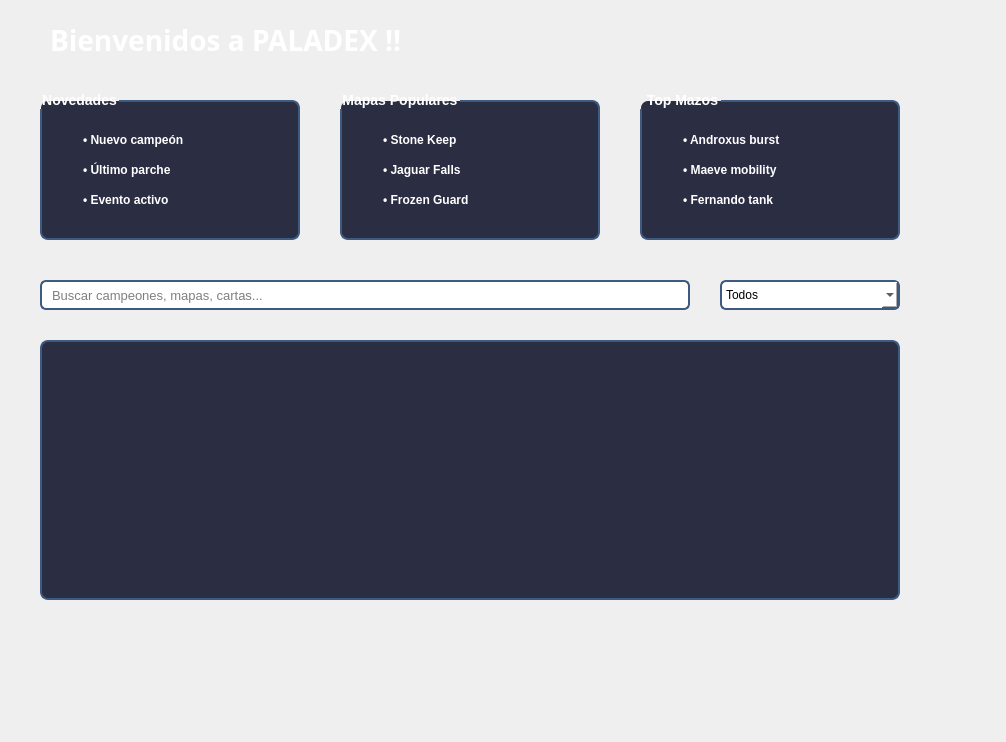
<?xml version="1.0" encoding="UTF-8"?>
<ui version="4.0">
 <class>MainWindow</class>
 <widget class="QMainWindow" name="MainWindow">
  <property name="geometry">
   <rect>
    <x>0</x>
    <y>0</y>
    <width>1006</width>
    <height>742</height>
   </rect>
  </property>
  <property name="windowTitle">
   <string>MainWindow</string>
  </property>
  <widget class="QWidget" name="centralwidget">
   <widget class="QWidget" name="widget" native="true">
    <property name="geometry">
     <rect>
      <x>0</x>
      <y>0</y>
      <width>1011</width>
      <height>781</height>
     </rect>
    </property>
    <widget class="QLabel" name="Titulo">
     <property name="geometry">
      <rect>
       <x>50</x>
       <y>20</y>
       <width>450</width>
       <height>40</height>
      </rect>
     </property>
     <property name="font">
      <font>
       <family>Gadugi</family>
       <pointsize>-1</pointsize>
       <weight>75</weight>
       <bold>true</bold>
      </font>
     </property>
     <property name="styleSheet">
      <string notr="true">  color: white;
    font-size: 28px;
    font-weight: bold;</string>
     </property>
     <property name="text">
      <string>Bienvenidos a PALADEX !!</string>
     </property>
    </widget>
    <widget class="QGroupBox" name="Novedades">
     <property name="geometry">
      <rect>
       <x>40</x>
       <y>90</y>
       <width>260</width>
       <height>150</height>
      </rect>
     </property>
     <property name="styleSheet">
      <string notr="true">    color: white;
    font-size: 14px;
    font-weight: bold;

    border: 2px solid #3d5a80;
    border-radius: 8px;

    margin-top: 10px;

    background-color: #2b2d42;</string>
     </property>
     <property name="title">
      <string>Novedades</string>
     </property>
     <widget class="QLabel" name="label">
      <property name="geometry">
       <rect>
        <x>40</x>
        <y>30</y>
        <width>150</width>
        <height>30</height>
       </rect>
      </property>
      <property name="styleSheet">
       <string notr="true">QLabel {
    border: none;
    background: transparent;
    color: white;
    font-size: 12px;
}</string>
      </property>
      <property name="text">
       <string>• Nuevo campeón</string>
      </property>
     </widget>
     <widget class="QLabel" name="label_3">
      <property name="geometry">
       <rect>
        <x>40</x>
        <y>90</y>
        <width>150</width>
        <height>30</height>
       </rect>
      </property>
      <property name="styleSheet">
       <string notr="true">QLabel {
    border: none;
    background: transparent;
    color: white;
    font-size: 12px;
}</string>
      </property>
      <property name="text">
       <string>• Evento activo</string>
      </property>
     </widget>
     <widget class="QLabel" name="label_2">
      <property name="geometry">
       <rect>
        <x>40</x>
        <y>60</y>
        <width>150</width>
        <height>30</height>
       </rect>
      </property>
      <property name="styleSheet">
       <string notr="true">QLabel {
    border: none;
    background: transparent;
    color: white;
    font-size: 12px;
}</string>
      </property>
      <property name="text">
       <string>• Último parche</string>
      </property>
     </widget>
    </widget>
    <widget class="QGroupBox" name="MapasPopulares">
     <property name="geometry">
      <rect>
       <x>340</x>
       <y>90</y>
       <width>260</width>
       <height>150</height>
      </rect>
     </property>
     <property name="styleSheet">
      <string notr="true">    color: white;
    font-size: 14px;
    font-weight: bold;

    border: 2px solid #3d5a80;
    border-radius: 8px;

    margin-top: 10px;

    background-color: #2b2d42;</string>
     </property>
     <property name="title">
      <string>Mapas Populares</string>
     </property>
     <widget class="QLabel" name="label_4">
      <property name="geometry">
       <rect>
        <x>40</x>
        <y>60</y>
        <width>150</width>
        <height>30</height>
       </rect>
      </property>
      <property name="styleSheet">
       <string notr="true">QLabel {
    border: none;
    background: transparent;
    color: white;
    font-size: 12px;
}</string>
      </property>
      <property name="text">
       <string>• Jaguar Falls</string>
      </property>
     </widget>
     <widget class="QLabel" name="label_5">
      <property name="geometry">
       <rect>
        <x>40</x>
        <y>30</y>
        <width>150</width>
        <height>30</height>
       </rect>
      </property>
      <property name="styleSheet">
       <string notr="true">QLabel {
    border: none;
    background: transparent;
    color: white;
    font-size: 12px;
}</string>
      </property>
      <property name="text">
       <string>• Stone Keep</string>
      </property>
     </widget>
     <widget class="QLabel" name="label_6">
      <property name="geometry">
       <rect>
        <x>40</x>
        <y>90</y>
        <width>150</width>
        <height>30</height>
       </rect>
      </property>
      <property name="styleSheet">
       <string notr="true">QLabel {
    border: none;
    background: transparent;
    color: white;
    font-size: 12px;
}</string>
      </property>
      <property name="text">
       <string>• Frozen Guard</string>
      </property>
     </widget>
    </widget>
    <widget class="QGroupBox" name="TopMazos">
     <property name="geometry">
      <rect>
       <x>640</x>
       <y>90</y>
       <width>260</width>
       <height>150</height>
      </rect>
     </property>
     <property name="styleSheet">
      <string notr="true">    color: white;
    font-size: 14px;
    font-weight: bold;

    border: 2px solid #3d5a80;
    border-radius: 8px;

    margin-top: 10px;

    background-color: #2b2d42;</string>
     </property>
     <property name="title">
      <string> Top Mazos</string>
     </property>
     <widget class="QLabel" name="label_7">
      <property name="geometry">
       <rect>
        <x>40</x>
        <y>60</y>
        <width>150</width>
        <height>30</height>
       </rect>
      </property>
      <property name="styleSheet">
       <string notr="true">QLabel {
    border: none;
    background: transparent;
    color: white;
    font-size: 12px;
}</string>
      </property>
      <property name="text">
       <string>• Maeve mobility</string>
      </property>
     </widget>
     <widget class="QLabel" name="label_8">
      <property name="geometry">
       <rect>
        <x>40</x>
        <y>90</y>
        <width>150</width>
        <height>30</height>
       </rect>
      </property>
      <property name="styleSheet">
       <string notr="true">QLabel {
    border: none;
    background: transparent;
    color: white;
    font-size: 12px;
}</string>
      </property>
      <property name="text">
       <string>• Fernando tank</string>
      </property>
     </widget>
     <widget class="QLabel" name="label_9">
      <property name="geometry">
       <rect>
        <x>40</x>
        <y>30</y>
        <width>150</width>
        <height>30</height>
       </rect>
      </property>
      <property name="styleSheet">
       <string notr="true">QLabel {
    border: none;
    background: transparent;
    color: white;
    font-size: 12px;
}</string>
      </property>
      <property name="text">
       <string>• Androxus burst</string>
      </property>
     </widget>
    </widget>
    <widget class="QLineEdit" name="BarraBusqueda_2">
     <property name="geometry">
      <rect>
       <x>40</x>
       <y>280</y>
       <width>650</width>
       <height>30</height>
      </rect>
     </property>
     <property name="styleSheet">
      <string notr="true">    background-color: #ffffff;
    border: 2px solid #3d5a80;
    border-radius: 6px;
    padding-left: 8px;
    font-size: 13px;</string>
     </property>
     <property name="placeholderText">
      <string>Buscar campeones, mapas, cartas...</string>
     </property>
    </widget>
    <widget class="QComboBox" name="FiltrosBusqueda">
     <property name="geometry">
      <rect>
       <x>720</x>
       <y>280</y>
       <width>180</width>
       <height>30</height>
      </rect>
     </property>
     <property name="styleSheet">
      <string notr="true">    background-color: white;
    border: 2px solid #3d5a80;
    border-radius: 6px;
    padding: 4px;</string>
     </property>
     <item>
      <property name="text">
       <string>Todos</string>
      </property>
     </item>
     <item>
      <property name="text">
       <string>Campeones</string>
      </property>
     </item>
     <item>
      <property name="text">
       <string>Cartas</string>
      </property>
     </item>
     <item>
      <property name="text">
       <string>Mazos</string>
      </property>
     </item>
     <item>
      <property name="text">
       <string>Mapas</string>
      </property>
     </item>
    </widget>
    <widget class="QListWidget" name="Resultados">
     <property name="geometry">
      <rect>
       <x>40</x>
       <y>340</y>
       <width>860</width>
       <height>260</height>
      </rect>
     </property>
     <property name="styleSheet">
      <string notr="true">QListWidget {
    background-color: #2b2d42;
    color: white;

    border: 2px solid #3d5a80;
    border-radius: 8px;

    font-size: 13px;
}

QListWidget::item {
    padding: 8px;
    border-bottom: 1px solid #3d5a80;
}

QListWidget::item:selected {
    background-color: #3d5a80;
    color: white;
}</string>
     </property>
    </widget>
    <widget class="QLabel" name="Fondo">
     <property name="geometry">
      <rect>
       <x>-16</x>
       <y>-35</y>
       <width>1041</width>
       <height>801</height>
      </rect>
     </property>
     <property name="styleSheet">
      <string notr="true">background: qlineargradient(
    x1: 0, y1: 0,
    x2: 1, y2: 1,
    stop: 0 #5EC9E0,
    stop: 1 #07484F
);</string>
     </property>
     <property name="text">
      <string/>
     </property>
    </widget>
    <zorder>Fondo</zorder>
    <zorder>Titulo</zorder>
    <zorder>Novedades</zorder>
    <zorder>MapasPopulares</zorder>
    <zorder>TopMazos</zorder>
    <zorder>BarraBusqueda_2</zorder>
    <zorder>FiltrosBusqueda</zorder>
    <zorder>Resultados</zorder>
   </widget>
  </widget>
 </widget>
 <resources/>
 <connections/>
</ui>
